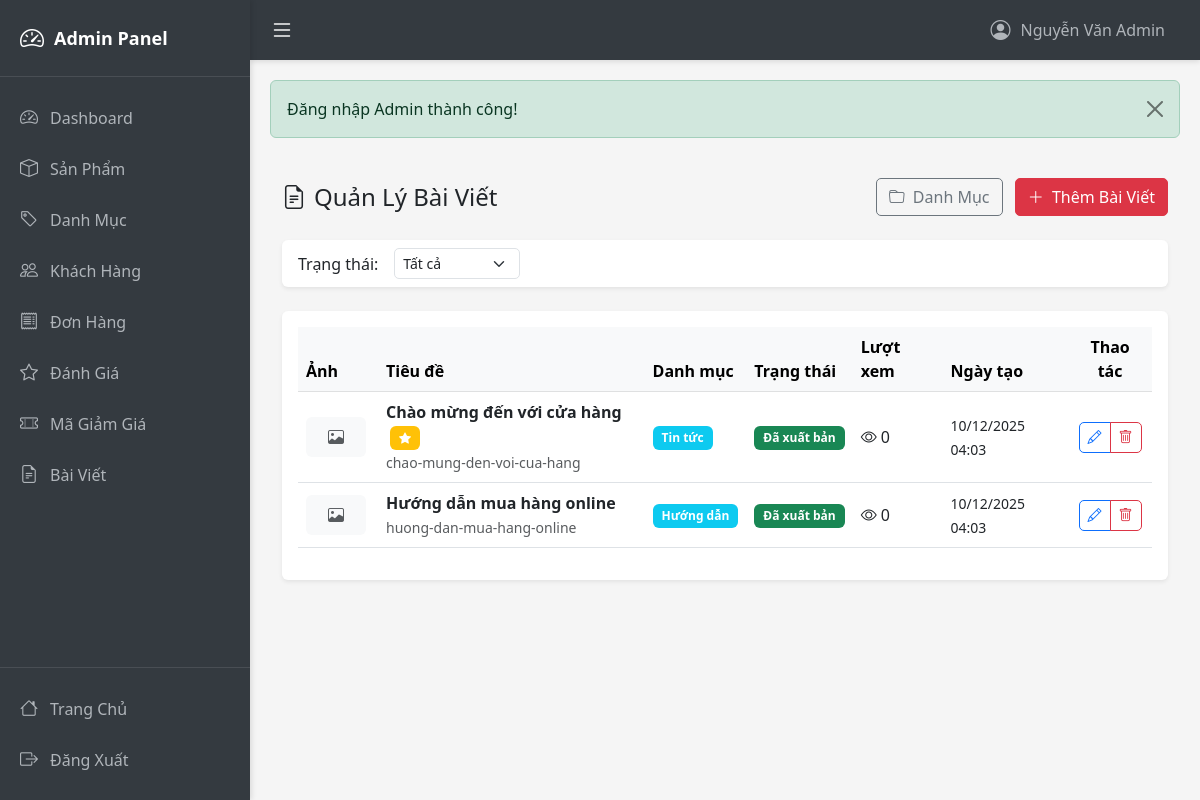
The page /admin/posts (signed in) on the database its author committed.
### tables this page shows
CREATE TABLE IF NOT EXISTS posts (
    post_id INT AUTO_INCREMENT PRIMARY KEY,
    title VARCHAR(255) NOT NULL,
    slug VARCHAR(255) NOT NULL UNIQUE,
    excerpt TEXT,
    content LONGTEXT,
    thumbnail VARCHAR(255),
    category_id INT,
    author_id INT,
    view_count INT DEFAULT 0,
    status ENUM('draft', 'published', 'archived') DEFAULT 'draft',
    is_featured TINYINT(1) DEFAULT 0,
    published_at DATETIME,
    created_at TIMESTAMP DEFAULT CURRENT_TIMESTAMP,
    updated_at TIMESTAMP DEFAULT CURRENT_TIMESTAMP ON UPDATE CURRENT_TIMESTAMP,
    FOREIGN KEY (category_id) REFERENCES post_categories(category_id) ON DELETE SET NULL
);

CREATE TABLE IF NOT EXISTS post_categories (
    category_id INT AUTO_INCREMENT PRIMARY KEY,
    name VARCHAR(100) NOT NULL,
    slug VARCHAR(100) NOT NULL UNIQUE,
    description TEXT,
    created_at TIMESTAMP DEFAULT CURRENT_TIMESTAMP
);

### controllers/AdminController.php (called while the page is built, shortened)
<?php
class AdminController extends BaseController {
    private $postModel;
    public function __construct() {
        $this->postModel = new PostModel();
    }
    public function posts() {
        $statusFilter = $_GET['status'] ?? '';
        $page = isset($_GET['page']) ? (int)$_GET['page'] : 1;
        $limit = 10;
        $offset = ($page - 1) * $limit;
        $posts = $this->postModel->getAllPosts($statusFilter ?: null, $limit, $offset);
        $totalPosts = $this->postModel->countPosts($statusFilter ?: null);
        $totalPages = ceil($totalPosts / $limit);
        $categories = $this->postModel->getAllCategories();
        $data = [
            'posts' => $posts,
            'categories' => $categories,
            'statusFilter' => $statusFilter,
            'currentPage' => $page,
            'totalPages' => $totalPages,
            'pageTitle' => 'Quản Lý Bài Viết'
        ];
        $this->view('admin/posts/index', $data, true);
    }
}
?>

### models/BaseModel.php (called while the page is built, shortened)
<?php
class BaseModel {
    public function __construct() {
        $db = new Database();
        $this->conn = $db->getConnection();
    }
}
?>

### config/database.php (called while the page is built, shortened)
<?php
class Database {
    private $host = "localhost";
    private $db_name = "inventory_system";
    private $username = "root";
    private $password = "";
    public function getConnection() {
        $this->conn = null;
        try {
            $this->conn = new PDO(
                "mysql:host=" . $this->host . ";dbname=" . $this->db_name . ";charset=utf8mb4",
                $this->username,
                $this->password
            );
            $this->conn->setAttribute(PDO::ATTR_ERRMODE, PDO::ERRMODE_EXCEPTION);
            $this->conn->setAttribute(PDO::ATTR_DEFAULT_FETCH_MODE, PDO::FETCH_ASSOC);
        } catch(PDOException $e) {
            echo "Connection error: " . $e->getMessage();
        }
        return $this->conn;
    }
}
?>

### models/PostModel.php (called while the page is built, shortened)
<?php
class PostModel extends BaseModel
{
    public function getAllPosts($status = null, $limit = null, $offset = 0)
    {
        $sql = "SELECT p.*, pc.name as category_name
                FROM posts p
                LEFT JOIN post_categories pc ON p.category_id = pc.category_id";
        $sql .= " ORDER BY p.created_at DESC";
        if ($limit) {
            $sql .= " LIMIT :limit OFFSET :offset";
        }
        $stmt = $this->conn->prepare($sql);
        if ($limit) {
            $stmt->bindParam(':limit', $limit, PDO::PARAM_INT);
            $stmt->bindParam(':offset', $offset, PDO::PARAM_INT);
        }
        $stmt->execute();
        return $stmt->fetchAll(PDO::FETCH_ASSOC);
    }
}

### views/admin/posts/index.php (the view, shortened to what this page needs)
<?php require_once __DIR__ . '/../layouts/header.php'; ?>
<div class="container-fluid py-4">
    <div class="d-flex justify-content-between align-items-center mb-4">
        <h4 class="mb-0">
            <i class="bi bi-file-earmark-text me-2"></i>Quản Lý Bài Viết
        </h4>
        <div>
            <a href="<?= BASE_URL ?>admin/postCategories" class="btn btn-outline-secondary me-2">
                <i class="bi bi-folder me-1"></i> Danh Mục
            </a>
            <a href="<?= BASE_URL ?>admin/postCreate" class="btn btn-danger">
                <i class="bi bi-plus-lg me-1"></i> Thêm Bài Viết
            </a>
        </div>
    </div>
    <div class="card shadow-sm mb-4">
        <div class="card-body py-2">
            <form method="GET" action="<?= BASE_URL ?>admin/posts" class="row g-2 align-items-center">
                <div class="col-auto">
                    <label class="form-label mb-0 me-2">Trạng thái:</label>
                </div>
                <div class="col-auto">
                    <select name="status" class="form-select form-select-sm" onchange="this.form.submit()">
                        <option value="">Tất cả</option>
                    </select>
                </div>
            </form>
        </div>
    </div>
    <div class="card shadow-sm">
        <div class="card-body">
            <div class="table-responsive">
                <table class="table table-hover align-middle">
                    <thead class="table-light">
                        <tr>
                            <th style="width: 80px;">Ảnh</th>
                            <th>Tiêu đề</th>
                            <th>Danh mục</th>
                            <th>Trạng thái</th>
                            <th>Lượt xem</th>
                            <th>Ngày tạo</th>
                            <th class="text-center">Thao tác</th>
                        </tr>
                    </thead>
                    <tbody>
                        <?php if (empty($posts)): ?>
                            <tr>
                                <td colspan="7" class="text-center py-4 text-muted">
                                    <i class="bi bi-inbox fs-1 d-block mb-2"></i>
                                    Chưa có bài viết nào
                                </td>
                            </tr>
                        <?php else: ?>
                            <?php foreach ($posts as $post): ?>
                                <tr>
                                    <td>
                                        <?php if ($post['thumbnail']): ?>
                                            <img src="<?= BASE_URL . $post['thumbnail'] ?>"
                                                 alt="<?= htmlspecialchars($post['title']) ?>"
                                                 class="rounded" style="width: 60px; height: 40px; object-fit: cover;">
                                        <?php else: ?>
                                            <div class="bg-light rounded d-flex align-items-center justify-content-center"
                                                 style="width: 60px; height: 40px;">
                                                <i class="bi bi-image text-muted"></i>
                                            </div>
                                        <?php endif; ?>
                                    </td>
                                    <td>
                                        <strong><?= htmlspecialchars($post['title']) ?></strong>
                                        <?php if ($post['is_featured']): ?>
                                            <span class="badge bg-warning ms-1"><i class="bi bi-star-fill"></i></span>
                                        <?php endif; ?>
                                        <br>
                                        <small class="text-muted"><?= htmlspecialchars($post['slug']) ?></small>
                                    </td>
                                    <td>
                                        <?php if ($post['category_name']): ?>
                                            <span class="badge bg-info"><?= htmlspecialchars($post['category_name']) ?></span>
                                        <?php else: ?>
                                            <span class="text-muted">-</span>
                                        <?php endif; ?>
                                    </td>
                                    <td>
                                        <?php
                                        $statusClass = [
                                            'draft' => 'secondary',
                                            'published' => 'success',
                                            'archived' => 'dark'
                                        ];
                                        $statusText = [
                                            'draft' => 'Nháp',
                                            'published' => 'Đã xuất bản',
                                            'archived' => 'Lưu trữ'
                                        ];
                                        ?>
                                        <span class="badge bg-<?= $statusClass[$post['status']] ?? 'secondary' ?>">
                                            <?= $statusText[$post['status']] ?? $post['status'] ?>
                                        </span>
                                    </td>
                                    <td>
                                        <i class="bi bi-eye me-1"></i><?= number_format($post['view_count']) ?>
                                    </td>
                                    <td>
                                        <small><?= date('d/m/Y H:i', strtotime($post['created_at'])) ?></small>
                                    </td>
                                    <td class="text-center">
                                        <div class="btn-group btn-group-sm">
                                            <a href="<?= BASE_URL ?>admin/postEdit/<?= $post['post_id'] ?>"
                                               class="btn btn-outline-primary" title="Sửa">
                                                <i class="bi bi-pencil"></i>
                                            </a>
                                            <a href="<?= BASE_URL ?>admin/postDelete/<?= $post['post_id'] ?>"
                                               class="btn btn-outline-danger" title="Xóa"
                                               onclick="return confirm('Bạn có chắc muốn xóa bài viết này?')">
                                                <i class="bi bi-trash"></i>
                                            </a>
                                        </div>
                                    </td>
                                </tr>
                            <?php endforeach; ?>
                        <?php endif; ?>
                    </tbody>
                </table>
            </div>
        </div>
    </div>
</div>
<?php require_once __DIR__ . '/../layouts/footer.php'; ?>

### public/css/admin.css (style rules this page uses)
:root { --sidebar-width: 250px; --sidebar-collapsed-width: 70px; --topbar-height: 60px; --primary-color: #343a40; --secondary-color: #495057; --accent-color: #007bff; }
* { margin: 0; padding: 0; box-sizing: border-box; }
body { background-color: #f5f5f5; display: flex; flex-direction: column; }
.card { border: none; box-shadow: 0 2px 4px rgba(0,0,0,0.1); margin-bottom: 20px; }
.table { background-color: white; }
.table thead { background-color: #f8f9fa; }
.btn { border-radius: 5px; }
.form-control, .form-select { border-radius: 5px; }
.badge { padding: 0.5em 0.75em; }

### rows shown on the page
posts: title "Chào mừng đến với cửa hàng", is_featured 1 (drawn), slug "chao-mung-den-voi-cua-hang", category.name "Tin tức", status "Đã xuất bản", view_count "0", created_at "10/12/2025 04:03"
posts: title "Hướng dẫn mua hàng online", slug "huong-dan-mua-hang-online", category.name "Hướng dẫn", status "Đã xuất bản", view_count "0", created_at "10/12/2025 04:03"

### other values the page prints
$_SESSION['admin_name'] "Nguyễn Văn Admin"
$_SESSION['success'] "Đăng nhập Admin thành công!"
